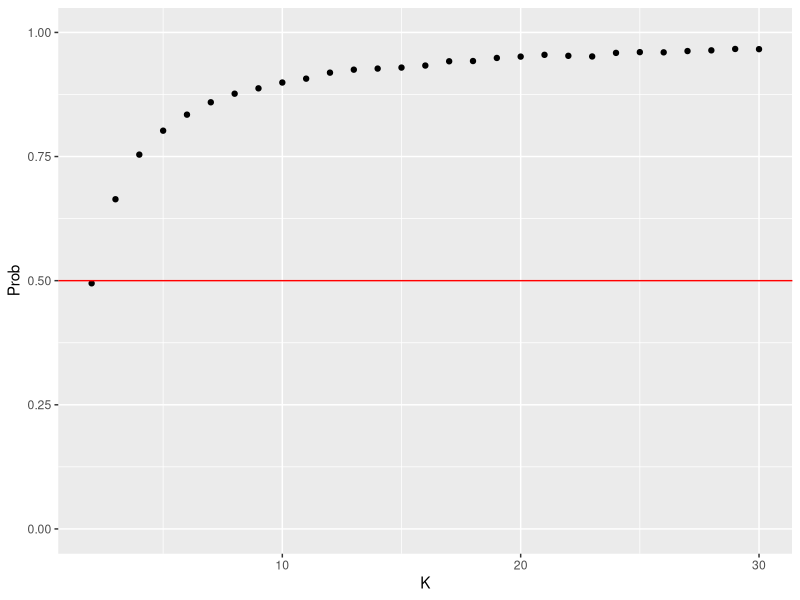

Source code (R): (Note: a time limit stopped this script after it produced the figure.)
## ---- chunk 1
library(tidyverse)

## ---- chunk 2
#Scenario A

#Number of players. The probability doesn't
#depend on n, it is only going to define the maximum k 
n = 30

#Matrix which is going to store the values
#of K and its probabilities.
M <- matrix(0, ncol=2,nrow=n-1)
colnames(M) <- c("K", "Prob")

#Your number, 2 <= k <= n
for (k in 2:n){
  #Runs
  r <- 10000
  
  #Number of runs taking the present from another
  #player is better
  f <- 0
  
  for (i in 1:r){
    #The array of the gifts
    pre <- sample(1:n, n, replace=FALSE)
    #If the present taken is greater than
    #the one picked from the pile.
    if (max(pre[1:k-1]) > pre[k]){
      f <- f +1
    }
  }
  M[k-1,1] <- k
  M[k-1,2] <- f/r
}


## ---- chunk 3
M %>% as_tibble %>%
  ggplot(aes(x=K, y=Prob))+
  geom_point()+
  geom_hline(yintercept = 0.5, colour="red")+
  ylim(c(0,1))

## ---- chunk 4
#Scenario B

#In this scenario, the probabilities
#are going to depend on n, so the program
#will simulate from 3 to nmax.
nmax = 30

#Matrix which will store the results
M <- matrix(0, ncol=3,nrow=(2+nmax-1)*(nmax-2)/2)
colnames(M) <- c("N", "K", "Prob")

#Line counter
y <- 0 

#Number of participants
for (n in 3:nmax){
  #Your number
  for (k in 2:n){
    #Number of runs (a number greater than 1000 would
    #slow down the program too much)
    r <- 1000
    
    #Number of runs taking someone else's gift is
    #better
    f <- 0
    
    #Experiment
    for (i in 1:r){
      #Array of gifts
      pre <- sample(1:n, n, replace=FALSE)
      
      #1 - Scenario in which you keep the present
      #assigned to you (You pick from the pile)
      pre2 <- pre
      if (k < n){
        #Going through the next players' turn
        for (t in (k+1):n){
          #The current player is going to take the best present
          #revealed so far. The participant who had his gift
          #taken will get the present which would have been 
          #given to the current player. We can use this trick
          #to help the coding  without loss of generality.
          
          i_max = which(pre2[1:t-1]==max(pre2[1:t-1]))
          v_max = max(pre2[1:t-1])
          pre2[i_max] = pre2[t]
          pre2[t] = v_max
        }
      }
      
      #2 - Scenario in which you take the (n-k+1) best gift if possible.
      #If not, you take the worst.
      if (n-k+1 >= k){
        #2.1 - You take the worst, it can be
        #stolen.
        v <- min(pre[1:k-1])
        i_min = which(pre[1:k-1]==v)
        pre[i_min] = pre[k]
        pre[k] = v
        for (t in (k+1):n){
          i_max = which(pre[1:t-1]==max(pre[1:t-1]))
          v_max = max(pre[1:t-1])
          pre[i_max] = pre[t]
          pre[t] = v_max
        }
        #The gift you end up with
        v <- pre[k]
        
      }else{
        #2.2 - Case in which you take the (n-k+1) best,
        #it is guaranteed no one will take it from you
        v <- sort(pre[1:k-1], decreasing=TRUE)[n-k+1]
      }
      #If the present you end up with using the strategy
      #is better than picking from the pile, increments f.
      if (v > pre2[k]){
        f <- f + 1
      }
    }
    y <- y + 1
    M[y,1] <- n
    M[y,2] <- k
    M[y,3] <- f/r
  }
}




## ---- chunk 5
M %>% as_tibble() %>%
  filter(N %in% c(10,20,30)) %>%
  mutate(N=factor(N)) %>%
  ggplot(aes(x=K, y=Prob, colour=N, shape=N))+
  geom_point()+
  geom_hline(yintercept = 0.5,colour="red")+
  ylim(c(0,1))
